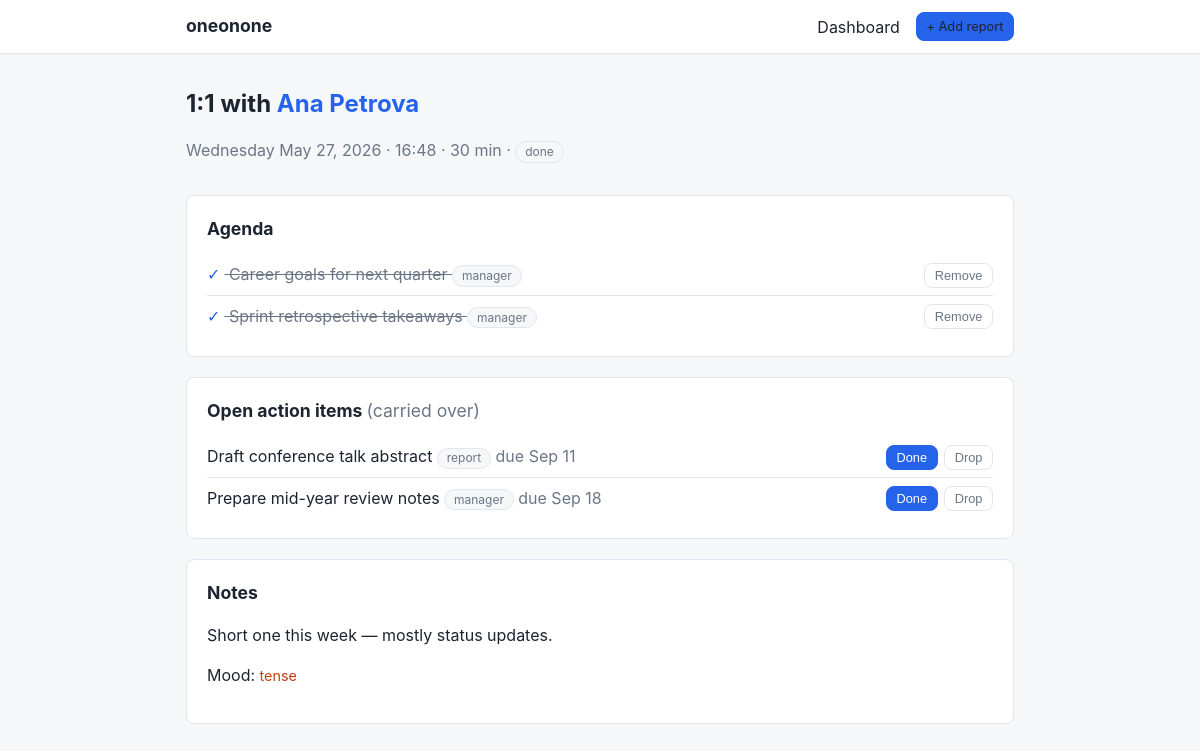
Page /meetings/2 on the committed database.
### app/models.py (models this page shows, shortened)
class Report(db.Model):
    __tablename__ = "report"
    id: Mapped[int] = mapped_column(primary_key=True)
    name: Mapped[str]
    role: Mapped[str] = mapped_column(default="")
    start_date: Mapped[date | None]
    archived: Mapped[bool] = mapped_column(default=False)
    series: Mapped[list["Series"]] = relationship(back_populates="report")
    meetings: Mapped[list["Meeting"]] = relationship(back_populates="report")
    action_items: Mapped[list["ActionItem"]] = relationship(back_populates="report")
    salary_changes: Mapped[list["SalaryChange"]] = relationship(
        back_populates="report", order_by="SalaryChange.effective_date"
    )

class Meeting(db.Model):
    __tablename__ = "meeting"
    STATUSES = ("scheduled", "done", "cancelled")
    id: Mapped[int] = mapped_column(primary_key=True)
    series_id: Mapped[int] = mapped_column(ForeignKey("series.id"))
    report_id: Mapped[int] = mapped_column(ForeignKey("report.id"))
    scheduled_at: Mapped[datetime]
    status: Mapped[str] = mapped_column(default="scheduled")
    notes: Mapped[str] = mapped_column(default="")
    mood: Mapped[int | None]  # 1 (rough) .. 5 (great), set on completion
    completed_at: Mapped[datetime | None]
    series: Mapped[Series] = relationship(back_populates="meetings")
    report: Mapped[Report] = relationship(back_populates="meetings")
    agenda_items: Mapped[list["AgendaItem"]] = relationship(
        back_populates="meeting", order_by="AgendaItem.sort_order", cascade="all, delete-orphan"
    )

class Series(db.Model):
    __tablename__ = "series"
    CADENCES = ("weekly", "biweekly", "monthly")
    id: Mapped[int] = mapped_column(primary_key=True)
    report_id: Mapped[int] = mapped_column(ForeignKey("report.id"))
    cadence: Mapped[str] = mapped_column(default="weekly")
    day_of_week: Mapped[int] = mapped_column(default=0)  # 0 = Monday
    time_of_day: Mapped[time] = mapped_column(default=time(10, 0))
    duration_minutes: Mapped[int] = mapped_column(default=30)
    active: Mapped[bool] = mapped_column(default=True)
    report: Mapped[Report] = relationship(back_populates="series")
    meetings: Mapped[list["Meeting"]] = relationship(back_populates="series")

class AgendaItem(db.Model):
    __tablename__ = "agenda_item"
    id: Mapped[int] = mapped_column(primary_key=True)
    meeting_id: Mapped[int] = mapped_column(ForeignKey("meeting.id"))
    text: Mapped[str]
    raised_by: Mapped[str] = mapped_column(default="manager")  # manager | report
    covered: Mapped[bool] = mapped_column(default=False)
    sort_order: Mapped[int] = mapped_column(default=0)
    meeting: Mapped[Meeting] = relationship(back_populates="agenda_items")

class ActionItem(db.Model):
    __tablename__ = "action_item"
    STATUSES = ("open", "done", "dropped")
    id: Mapped[int] = mapped_column(primary_key=True)
    report_id: Mapped[int] = mapped_column(ForeignKey("report.id"))
    meeting_id: Mapped[int | None] = mapped_column(ForeignKey("meeting.id"))
    text: Mapped[str]
    owner: Mapped[str] = mapped_column(default="manager")  # manager | report
    due_date: Mapped[date | None]
    status: Mapped[str] = mapped_column(default="open")
    created_at: Mapped[datetime] = mapped_column(default=utcnow)
    report: Mapped[Report] = relationship(back_populates="action_items")

### app/routes/meetings.py (the view)
@bp.get("/meetings/<int:meeting_id>")
def detail(meeting_id: int):
    meeting = _get_meeting(meeting_id)
    return render_template(
        "meetings/detail.html",
        meeting=meeting,
        open_items=open_action_items(meeting.report_id),
        today=date.today(),
    )

### app/routes/meetings.py (called while the page is built)
def _get_meeting(meeting_id: int) -> Meeting:
    meeting = db.session.get(Meeting, meeting_id)
    if meeting is None:
        abort(404)
    return meeting

### app/services/carryover.py (called while the page is built)
def open_action_items(report_id: int) -> list[ActionItem]:
    return (
        ActionItem.query.filter_by(report_id=report_id, status="open")
        .order_by(ActionItem.created_at)
        .all()
    )

### app/templates/meetings/detail.html (shortened to what this page needs)
{% extends "base.html" %}
{% block content %}
<div class="page-head">
  <div>
    <h1>1:1 with <a href="{{ url_for('reports.detail', report_id=meeting.report.id) }}">{{ meeting.report.name }}</a></h1>
    <p class="muted">
      {{ meeting.scheduled_at.strftime("%A %b %d, %Y · %H:%M") }} · {{ meeting.series.duration_minutes }} min ·
      <span class="badge">{{ meeting.status }}</span>
    </p>
  </div>
</div>
<section class="card">
  <h2>Agenda</h2>
  {% if meeting.agenda_items %}
  <ul class="item-list">
    {% for item in meeting.agenda_items %}
    <li>
      <span class="{% if item.covered %}covered{% endif %}">
        <form method="post" action="{{ url_for('meetings.toggle_agenda', item_id=item.id) }}" class="inline">
          <button class="check" title="Toggle covered">{{ "✓" if item.covered else "○" }}</button>
        </form>
        {{ item.text }} <span class="badge">{{ item.raised_by }}</span>
      </span>
      <form method="post" action="{{ url_for('meetings.delete_agenda', item_id=item.id) }}" class="inline">
        <button class="btn btn-small btn-quiet" data-confirm="Remove this agenda item?">Remove</button>
      </form>
    </li>
    {% endfor %}
  </ul>
  {% else %}
  <p class="muted">No agenda items yet.</p>
  {% endif %}
</section>
{% if open_items %}
<section class="card">
  <h2>Open action items <span class="muted">(carried over)</span></h2>
  <ul class="item-list">
    {% for item in open_items %}
    <li>
      <span>{{ item.text }} <span class="badge">{{ item.owner }}</span>
        {% if item.due_date %}<span class="muted">due {{ item.due_date.strftime("%b %d") }}</span>{% endif %}</span>
      <span class="actions">
        <form method="post" action="{{ url_for('meetings.set_action_item_status', item_id=item.id, status='done') }}"><button class="btn btn-small">Done</button></form>
        <form method="post" action="{{ url_for('meetings.set_action_item_status', item_id=item.id, status='dropped') }}"><button class="btn btn-small btn-quiet">Drop</button></form>
      </span>
    </li>
    {% endfor %}
  </ul>
</section>
{% endif %}
<section class="card">
  {% if meeting.status == "scheduled" %}
  <h2>Notes &amp; completion</h2>
  <form method="post" action="{{ url_for('meetings.complete', meeting_id=meeting.id) }}" class="form">
    <label>Notes
      <textarea name="notes" rows="8" data-autoresize placeholder="What was discussed…">{{ meeting.notes }}</textarea>
    </label>
    <fieldset class="mood-picker">
      <legend>How was it?</legend>
      {% for value, label in [(1,"rough"),(2,"tense"),(3,"ok"),(4,"good"),(5,"great")] %}
      <label class="mood mood-{{ value }}">
        <input type="radio" name="mood" value="{{ value }}" {% if meeting.mood == value %}checked{% endif %}> {{ label }}
      </label>
      {% endfor %}
    </fieldset>
    <div class="form-actions">
      <button type="submit" class="btn">Complete meeting</button>
      <button type="submit" formaction="{{ url_for('meetings.save_notes', meeting_id=meeting.id) }}" class="btn btn-quiet">Save notes only</button>
    </div>
  </form>
  {% else %}
  <h2>Notes</h2>
  {% if meeting.notes %}<p class="notes">{{ meeting.notes | replace("\n", "<br>") | safe }}</p>
  {% else %}<p class="muted">No notes.</p>{% endif %}
  {% if meeting.mood %}<p>Mood: <span class="mood mood-{{ meeting.mood }}">{{ ["","rough","tense","ok","good","great"][meeting.mood] }}</span></p>{% endif %}
  {% endif %}
</section>
{% endblock %}

### app/static/css/app.css (style rules this page uses)
:root { --bg: #f6f7f9; --surface: #ffffff; --text: #1c2430; --muted: #6b7686; --border: #e2e6ec; --accent: #2563eb; --accent-dark: #1e40af; --danger: #b91c1c; --ok: #15803d; --radius: 8px; }
* { box-sizing: border-box; }
body { margin: 0; font-family: -apple-system, BlinkMacSystemFont, "Segoe UI", Roboto, Helvetica, Arial, sans-serif; background: var(--bg); color: var(--text); line-height: 1.5; }
h1 { font-size: 1.5rem; margin: 0.5rem 0 1rem; }
h2 { font-size: 1.1rem; margin: 0 0 0.75rem; }
a { color: var(--accent); text-decoration: none; }
.muted { color: var(--muted); font-weight: 400; }
.card { background: var(--surface); border: 1px solid var(--border); border-radius: var(--radius); padding: 1.25rem; margin-bottom: 1.25rem; }
.page-head { display: flex; justify-content: space-between; align-items: flex-start; gap: 1rem; margin-bottom: 1rem; }
.page-head h1 { margin-bottom: 0.15rem; }
.btn { display: inline-block; background: var(--accent); color: #fff; border: 1px solid var(--accent); border-radius: var(--radius); padding: 0.45rem 0.9rem; font-size: 0.9rem; cursor: pointer; text-decoration: none; }
.btn-small { padding: 0.25rem 0.6rem; font-size: 0.8rem; }
.btn-quiet { background: transparent; color: var(--muted); border-color: var(--border); }
.badge { display: inline-block; background: var(--bg); border: 1px solid var(--border); border-radius: 999px; padding: 0.05rem 0.55rem; font-size: 0.75rem; color: var(--muted); }
.meeting-list, .item-list { list-style: none; margin: 0; padding: 0; }
.meeting-list li, .item-list li { display: flex; justify-content: space-between; align-items: center; gap: 0.75rem; padding: 0.45rem 0; border-bottom: 1px solid var(--border); }
.meeting-list li:last-child, .item-list li:last-child { border-bottom: none; }
.covered { text-decoration: line-through; color: var(--muted); }
.actions { display: flex; gap: 0.4rem; }
.actions form, form.inline { display: inline; }
.check { background: none; border: none; cursor: pointer; font-size: 1rem; color: var(--accent); padding: 0 0.25rem 0 0; }
.notes { white-space: normal; }
.mood { display: inline-block; margin-right: 0.9rem; font-size: 0.9rem; }
.mood-2 { color: #c2410c; }

### rows in the picture
Report: report.name "Ana Petrova"
Meeting: scheduled_at "Wednesday May 27, 2026 · 16:48", status "done", notes "Short one this week — mostly status updates.", mood "tense"
Series: series.duration_minutes "30"
AgendaItem: covered "✓", text "Career goals for next quarter", raised_by "manager"
AgendaItem: covered "✓", text "Sprint retrospective takeaways", raised_by "manager"
ActionItem: text "Draft conference talk abstract", owner "report", due_date "Sep 11"
ActionItem: text "Prepare mid-year review notes", owner "manager", due_date "Sep 18"
